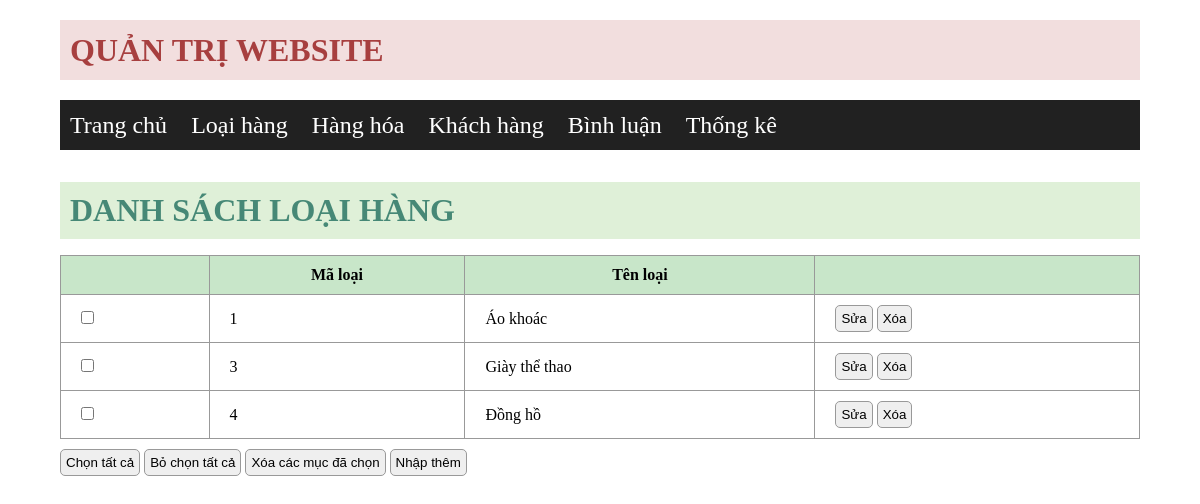
Page /kenshop/admin/index.php?act=listdm on the committed database.
### tables this page shows
CREATE TABLE `loai_hang` (
  `ma_loai` int(11) NOT NULL,
  `ten_loai` varchar(50) NOT NULL
);

### kenshop/model/pdo.php (called while the page is built, shortened)
<?php
function pdo_get_connection(){
    $dburl = "mysql:host=localhost;dbname=kenshop;charset=utf8";
    $username = 'root';
    $password = '';
    $conn = new PDO($dburl, $username, $password);
    $conn->setAttribute(PDO::ATTR_ERRMODE, PDO::ERRMODE_EXCEPTION);
    return $conn;
}
function pdo_query($sql){
    $sql_args = array_slice(func_get_args(), 1);
    try{
        $conn = pdo_get_connection();
        $stmt = $conn->prepare($sql);
        $stmt->execute($sql_args);
        $rows = $stmt->fetchAll();
        return $rows;
    }
    catch(PDOException $e){
        throw $e;
    }
    finally{
        unset($conn);
    }
}

### kenshop/model/loai-hang.php (called while the page is built, shortened)
<?php
function loai_selectall(){
    $sql = "select * from loai_hang order by ma_loai ";
    return pdo_query($sql);
}

### kenshop/admin/danhmuc/list.php (the view)
<div class="banner">
            <h1>DANH SÁCH LOẠI HÀNG</h1>
        </div>
        <table>
            <tr>
                <th></th>
                <th>Mã loại</th>
                <th>Tên loại</th>
                <th></th>
            </tr>
            <?php foreach ($listdm as $danhmuc) {
               extract($danhmuc);
               $suadm = "index.php?act=suadm&ma_loai=".$ma_loai;
               $xoadm = "index.php?act=xoadm&ma_loai=".$ma_loai;
               echo '<tr>
                <td><input type="checkbox"></td>
                <td>'.$ma_loai.'</td>
                <td>'.$ten_loai.'</td>
                <td><a href="'.$suadm.'"><input type="button" value="Sửa"></a>
                <a href="'.$xoadm.'"> <input type="button" value="Xóa"></a>
                </td>
            </tr>';
            }
            ?>
        </table>
        <input type="button" value="Chọn tất cả">
        <input type="button" value="Bỏ chọn tất cả">
        <input type="button" value="Xóa các mục đã chọn">
        <a href="index.php?act=adddm"><input type="button" value="Nhập thêm"></a>

### kenshop/content/css/styleadmin.css (style rules this page uses)
* { padding: 0; margin: 0; box-sizing: border-box; }
.banner { margin-top: 10px; margin-bottom: 10px; margin-top: 32px; }
.banner h1 { background-color: #DFF0D8; padding: 10px; color: #468876; margin-bottom: 16px; }
a { text-decoration: none; color: black; }
table { width: 100%; border-collapse: collapse; margin-bottom: 10px; margin-top: 16px; }
table th { padding: 20px; background-color: #DFF0D8; }
td { padding: 10px 20px; border: 1px solid #999; }
input[type=button],input { padding: 5px; border-radius: 5px; border: 1px solid #999; }

### kenshop/admin/header.php (style rules this page uses)
input { padding: 5px; border-radius: 5px; border: 1px solid #999; cursor: pointer; }
table th { padding: 10px 20px; border: 1px solid #999; background-color: #c8e6c9; }

### rows in the picture
loai_hang: ma_loai "1", ten_loai "Áo khoác"
loai_hang: ma_loai "3", ten_loai "Giày thể thao"
loai_hang: ma_loai "4", ten_loai "Đồng hồ"
